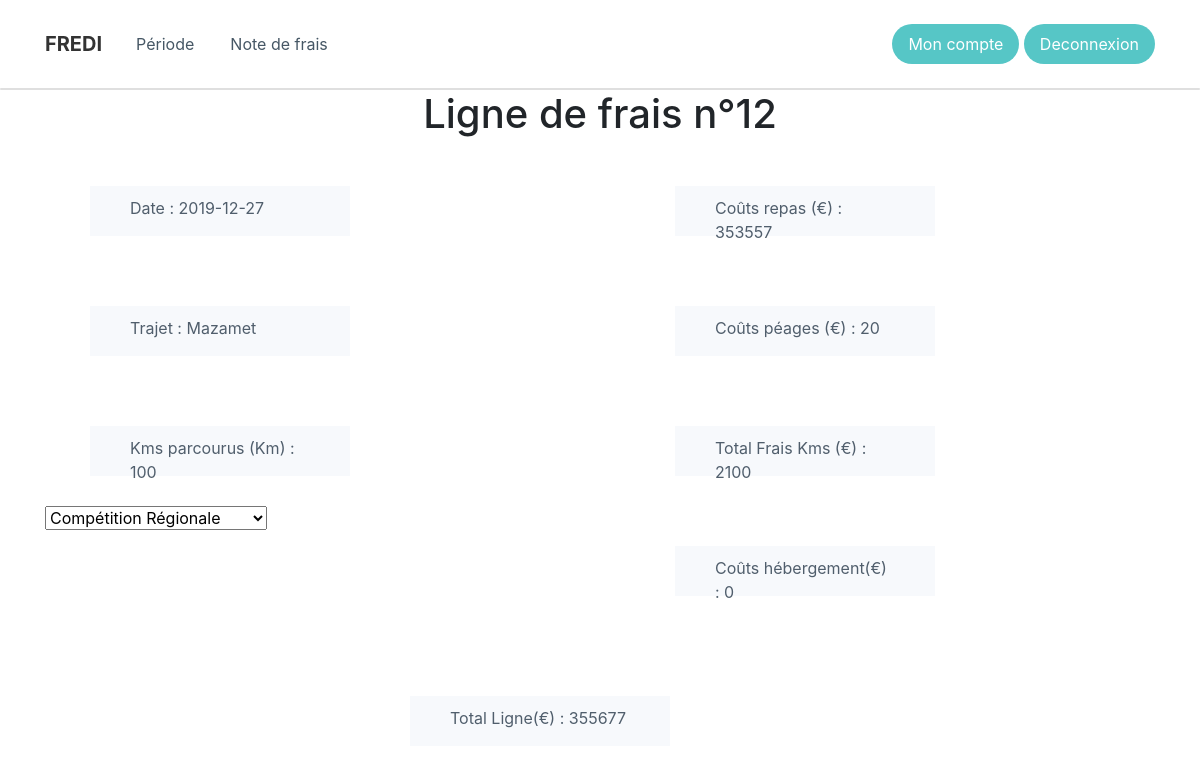
Before: /Ligne_de_frais.php?id_ligne=12 (signed in) with the older database file.
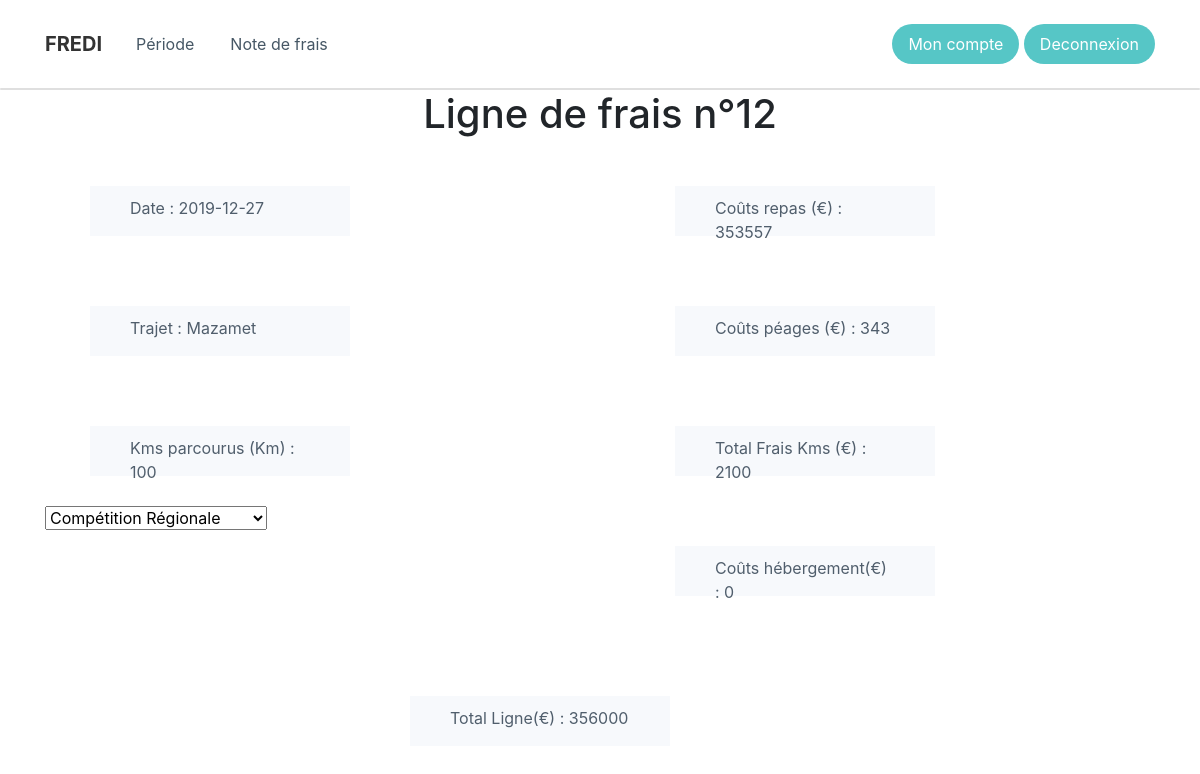
After: the same page with the newer database file.
### tables this page shows
CREATE TABLE ligne_de_frais (
  id_ligne int(11) NOT NULL,
  date_frais date NOT NULL,
  lib_trajet varchar(50) NOT NULL,
  cout_peage decimal(10,0) NOT NULL,
  cout_repas decimal(10,0) NOT NULL,
  cout_hebergement decimal(10,0) NOT NULL,
  nb_km int(11) NOT NULL,
  total_km decimal(10,0) NOT NULL,
  total_ligne decimal(10,0) NOT NULL,
  code_statut int(11) NOT NULL,
  id_motif int(11) NOT NULL,
  annee int(11) NOT NULL,
  id_note int(11) NOT NULL
);

### DAO/DAO.php (called while the page is built, shortened)
<?php
class DAO {
    public function __construct() {
        $user = DB_USER;
        $password = DB_PASSWORD;
        $host = DB_HOST;
        $name = DB_NAME;
        $dsn = 'mysql:host='.$host.';dbname='.$name;
        try {
            $pdo = new PDO($dsn, $user, $password, array(PDO::MYSQL_ATTR_INIT_COMMAND => "SET NAMES utf8"));
            $pdo->setAttribute(PDO::ATTR_ERRMODE, PDO::ERRMODE_EXCEPTION);
        } catch (PDOException $e) {
            echo("<p>Erreur lors de la connexion : " . $e->getMessage().'<p>');
        }
        $this->pdo = $pdo;
    }
}

### DAO/ligneDAO.php (called while the page is built, shortened)
<?php
require_once('DAO.php');
require_once('ligne.php');
Class LigneDAO extends DAO {
    public function find($id_ligne) {
        $sql = "SELECT * FROM ligne_de_frais WHERE id_ligne= :id_ligne";
        try {
            $sth = $this->pdo->prepare($sql);
            $sth->execute(array(
                ':id_ligne' => $id_ligne
            ));
            $row = $sth->fetch(PDO::FETCH_ASSOC);
        } catch (PDOException $e) {
            throw new Exception("Erreur lors de la requête SQL : " . $e->getMessage());
        }
        $ligne_de_frais=null;
        if ($row) {
            $ligne_de_frais = new Ligne($row);
        }
        return $ligne_de_frais;
    }
}

### DAO/ligne.php (called while the page is built, shortened)
<?php
class Ligne {
    private $date_frais;
    private $lib_trajet;
    private $cout_peage;
    private $cout_repas;
    private $cout_hebergement;
    private $nb_km;
    private $total_km;
    private $total_ligne;
    private $id_motif;
    public function __construct(array $row) {
        $this->date_frais = $row['date_frais'];
        $this->lib_trajet = $row['lib_trajet'];
        $this->cout_peage = $row['cout_peage'];
        $this->cout_repas = $row['cout_repas'];
        $this->cout_hebergement = $row['cout_hebergement'];
        $this->nb_km = $row['nb_km'];
        $this->total_km = $row['total_km'];
        $this->total_ligne = $row['total_ligne'];
        $this->id_motif = $row['id_motif'];
    }
    public function getDate_frais() {
        return $this->date_frais;
    }
    public function getLib_trajet() {
        return $this->lib_trajet;
    }
    public function getCout_peage() {
        return $this->cout_peage;
    }
    public function getCout_repas() {
        return $this->cout_repas;
    }
    public function getCout_hebergement() {
        return $this->cout_hebergement;
    }
    public function get_nb_km() {
        return $this->nb_km;
    }
    public function get_total_km() {
        return $this->total_km;
    }
    public function get_total_ligne() {
        return $this->total_ligne;
    }
    public function get_id_motif() {
        return $this->id_motif;
    }
}
?>

### Ligne_de_frais.php (the view, shortened to what this page needs)
<?php
require_once('DAO/ligneDAO.php');
$id_ligne = isset($_GET['id_ligne']) ? $_GET["id_ligne"] : "";
$ligne_de_frais = new LigneDAO();
$row = $ligne_de_frais->find($id_ligne);
?>
<!DOCTYPE html>
<html>
<head>
    <link rel="stylesheet" href="assets/bootstrap/css/bootstrap.min.css">
    <link rel="stylesheet" href="assets/css/Navigation-with-Button.css">
    <link rel="stylesheet" href="assets/css/styles.css">
</head>
<body>
    <?php require_once('include/nav.php'); ?>
    <div class="card"></div>
    <div>
        <div class="container">
            <div class="row">
                <div class="col-md-12">
                    <h1 style="text-align:center">Ligne de frais n°<?php echo $id_ligne;?></h1>
                </div>
            </div>
            <div class="row">
                <div class="col-md-6" style="padding: 0px;width: 555px;height: 120px;"><p style="padding: 10px 40px;background-color: rgb(247,249,252);color: rgb(80,94,108);width: 260px;height: 50px;margin: 60px;padding-top: 10px;margin-right: 60px;margin-top: 40px;">Date : <?php echo $row->getDate_frais()?></p></div>
                <div class="col-md-6" style="width: 555px;height: 120px;"><p type="text" style="width: 260px;height: 50px;padding: 10px 40px;background-color: rgb(247,249,252);color: rgb(80,94,108);text-align: left;margin: 60px;margin-top: 40px;" placeholder="Coûts repas (€)">Coûts repas (€) : <?php echo $row->getCout_repas()?></p></div>
            </div>
        </div>
    </div>
    <div>
        <div class="container">
            <div class="row">
                <div class="col-md-6" style="margin: 0px;width: 555px;padding: 0px;height: 120px;"><p type="text" style="width: 260px;height: 50px;margin: 60px;padding: 10px 40px;background-color: rgb(247,249,252);color: rgb(80,94,108);margin-top: 40px;margin-left: 60px;" placeholder="Trajet (Km)">Trajet : <?php echo $row->getLib_trajet()?></p></div>
                <div class="col-md-6" style="width: 555px;height: 120px;"><p type="text" style="width: 260px;height: 50px;margin: 60px;padding: 10px 40px;background-color: rgb(247,249,252);color: rgb(80,94,108);margin-top: 40px;" placeholder="Coûts péages (€)">Coûts péages (€) : <?php echo $row->getCout_peage()?></p></div>
            </div>
        </div>
    </div>
    <div>
        <div class="container">
            <div class="row">
                <div class="col-md-6" style="width: 555px;height: 120px;"><p type="text" style="width: 260px;height: 50px;margin: 60px;padding: 10px 40px;background-color: rgb(247,249,252);color: rgb(80,94,108);margin-left: 45px;margin-top: 40px;" placeholder="Kms parcourus (Km)">Kms parcourus (Km) : <?php echo $row->get_nb_km()?></p></div>
                <div class="col-md-6"
                    style="width: 555px;height: 120px;"><p type="text" style="width: 260px;height: 50px;margin: 60px;padding: 10px 40px;background-color: rgb(247,249,252);color: rgb(80,94,108);margin-top: 40px;" placeholder="Total Frais Kms (€)">Total Frais Kms (€) : <?php echo $row->get_total_km()?></p></div>
            </div>
        </div>
    </div>
    <div>
        <div class="container">
            <div class="row">
                <div class="col-md-6" style="width: 555px;height: 150px;">
                    <select>
                        <option <?php if($row->get_id_motif() == 2) { echo "selected"; }?>>Compétition Régionale</option>
                    </select>
            </div>
            <div class="col-md-6" style="width: 555px;height: 120px;"><p type="text" style="margin: 60px;width: 260px;height: 50px;padding: 10px 40px;margin-top: 40px;background-color: rgb(247,249,252);color: rgb(80,94,108);" title="Coûts hébergement (€)">Coûts hébergement(€) : <?php echo $row->getCout_hebergement()?></p></div>
        </div>
    </div>
    </div>
    <div>
        <div class="container">
            <div class="col-md-6 col-xl-6" style="width: 555px;height: 120px;">
                <p type="text" style="width: 260px;height: 50px;margin: 350px;margin-top: 40px;padding: 10px 40px;background-color: rgb(247,249,252);color: rgb(80,94,108);" placeholder="Total (€)">Total Ligne(€) : <?php echo $row->get_total_ligne()?></p></div>
        </div>
    </div>
</body>
</html>

### include/nav.php (shortened to what this page needs)
<nav class="navbar navbar-light navbar-expand-md navigation-clean-button">
    <div class="container"><a class="navbar-brand" href="index.php">FREDI</a>
        <div class="collapse navbar-collapse" id="navcol-1">
            <ul class="nav navbar-nav mr-auto">
                <li class="nav-item" role="presentation"><a class="nav-link" href="liste_periode.php">Période</a></li>
                <li class="nav-item" role="presentation"><a class="nav-link" href="display_notes.php">Note de frais</a></li>
            </ul>
            <span class="navbar-text actions">
                <?php
                if(isset($_SESSION['user'])) {
                    echo '
                    <a class="btn btn-light action-button" role="button" href="mon_compte.php">Mon compte</a>
                    <a class="btn btn-light action-button" role="button" href="deconnexion.php">Deconnexion</a>
                    ';
                } else {
                    echo '
                    <a class="login" href="connexion.php">Connexion</a>
                    <a class="btn btn-light action-button" role="button" href="inscription.php">Inscription</a>
                    ';
                }
                ?>
            </span>
        </div>
    </div>
</nav>

### assets/css/Navigation-with-Button.css (style rules this page uses)
.navigation-clean-button { background: #fff; padding-top: .75rem; padding-bottom: .75rem; color: #333; border-radius: 0; box-shadow: none; border: none; margin-bottom: 0; }
@media (min-width:768px) { .navigation-clean-button { padding-top: 1rem; padding-bottom: 1rem; } }
.navigation-clean-button .navbar-brand { font-weight: bold; color: inherit; }
.navigation-clean-button .navbar-collapse, .navigation-clean-button .form-inline { border-top-color: #ddd; }
.navigation-clean-button.navbar .navbar-nav .nav-link { padding-left: 18px; padding-right: 18px; }
.navigation-clean-button.navbar-light .navbar-nav .nav-link { color: #465765; }
.navigation-clean-button .navbar-text .action-button, .navigation-clean-button .navbar-text .action-button:active, .navigation-clean-button .navbar-text .action-button:hover { background: #56c6c6; border-radius: 20px; font-size: inherit; color: #fff; box-shadow: none; border: none; text-shadow: none; padding: .5rem 1rem; transition: background-color 0.25s; font-size: inherit; }

Changed rows visible on the page:
changed ligne_de_frais "Mazamet": cout_peage "20" → "343"; total_ligne "355677" → "356000"
